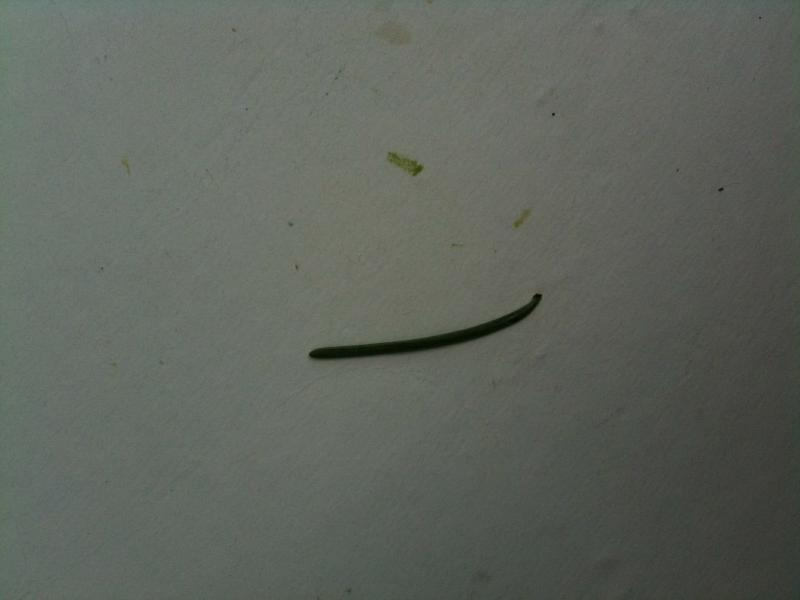
#> input picture dataset/images/field/abies_concolor/12995309740678.jpg, 800 x 600 px
$ python -i Segmentation.py   (imports and definitions only)
#> lines starting #> are read from the running program, lines starting #| are printed output that depends on the picture; after the words box and inside, x2 and y2 are one past the last pixel; in counts of white or black regions, pixels touching at a corner belong together
#> further down, picture is the input picture: shape (600, 800, 3); mean B, G, R 92.5, 99.9, 95.1
#segmentation methods
import cv2
import numpy as np
from FeatureExtraction import *

#function to perform preprocessing, segmentation, and normalisation of image
def segmentation(image):

    #get the image in the Hue Saturation Value scale, as this will be used to
    #get good thresholding results
    hsv_image = cv2.cvtColor(image, cv2.COLOR_BGR2HSV)
#> hsv_image: shape (600, 800, 3); mean H, S, V 49.6, 20.4, 99.9

    #obtain a greyscale copy of the colour image to store the saturation channel in
    saturationImage = cv2.cvtColor(image, cv2.COLOR_BGR2GRAY)

    #obtain a greyscale copy of the colour image to store the green channel in
    greenChannelImage = cv2.cvtColor(image, cv2.COLOR_BGR2GRAY)

    #store the saturation channel in the grayscale image created for this purpose
    cv2.mixChannels([hsv_image], [saturationImage], (1, 0))

    #store the green channel in the grayscale image created for this purpose
    cv2.mixChannels([image], [greenChannelImage], (1, 0))

    #perform the image thresholding using the hsv image for good results
    #automatic thresholding is used to ensure that a good threshold value is used
    #intensity levels are set to 0 or 1 depending on their relation to the threshold
    thresholdResult = cv2.threshold(saturationImage, 0, 1, cv2.THRESH_BINARY + cv2.THRESH_OTSU)
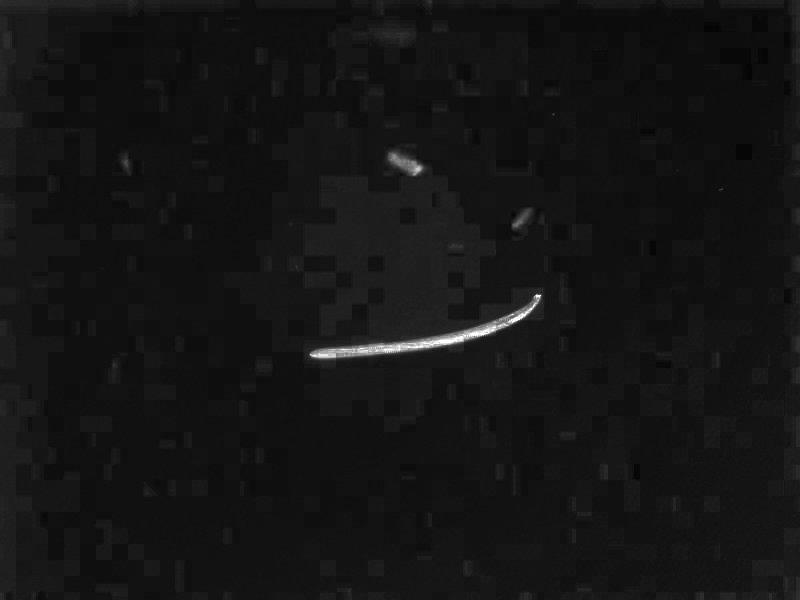
#> saturationImage: shape (600, 800); min 5, max 255, mean 20.4

    #use a median blur filter to remove any excess noise that arose from the thresholding step
    filteredImage = cv2.medianBlur(thresholdResult[1], 3)
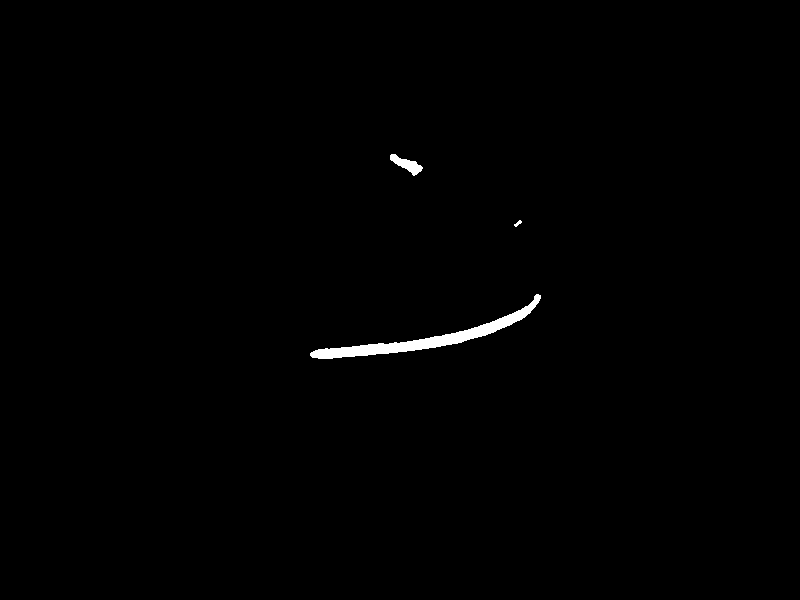
#> filteredImage: shape (600, 800); values 0 (black) and 1 (white), 0.58% white; 3 white regions, box (x1, y1, x2, y2) and area: (310, 294, 541, 359) 2424, (390, 154, 423, 176) 310, (514, 220, 522, 227) 27

    #find the points in the image belonging to the leaf (these are all non-zero)
    #and use them to determine the size of the smallest bounding rectangle
    leafPoints = cv2.findNonZero(filteredImage)
#> leafPoints = contour of 2761 points, box (x1, y1, x2, y2) (310, 154, 541, 359), area 24669
    rectangleInfo = cv2.boundingRect(leafPoints)
#> rectangleInfo = (310, 154, 231, 205)

    #black out the background, resulting in a grey leaf on a black background
    #this is done to better isolate and segment the region of interest
    segmentedImage = np.multiply(greenChannelImage, filteredImage)

    #crop the image using the bounding rectangle information to remove excess information
    #which does not contribute towards the classification (i.e. the background)
    croppedImage = segmentedImage[rectangleInfo[1]:rectangleInfo[1]+rectangleInfo[3], rectangleInfo[0]:rectangleInfo[0]+rectangleInfo[2]]
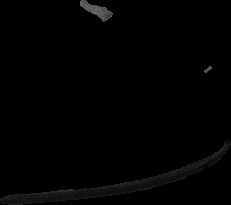
#> croppedImage: shape (205, 231); min 0, max 107, mean 1.8

    #resize the images so that they are all a standard size
    return cv2.resize(croppedImage, (200, 200))
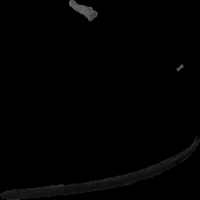
#> returned value: shape (200, 200); min 0, max 105, mean 1.8

>>> import cv2
>>> picture = cv2.imread('dataset/images/field/abies_concolor/12995309740678.jpg')
>>> result = segmentation(picture)

$ run again, on dataset/images/field/abies_concolor/12995309741404.jpg
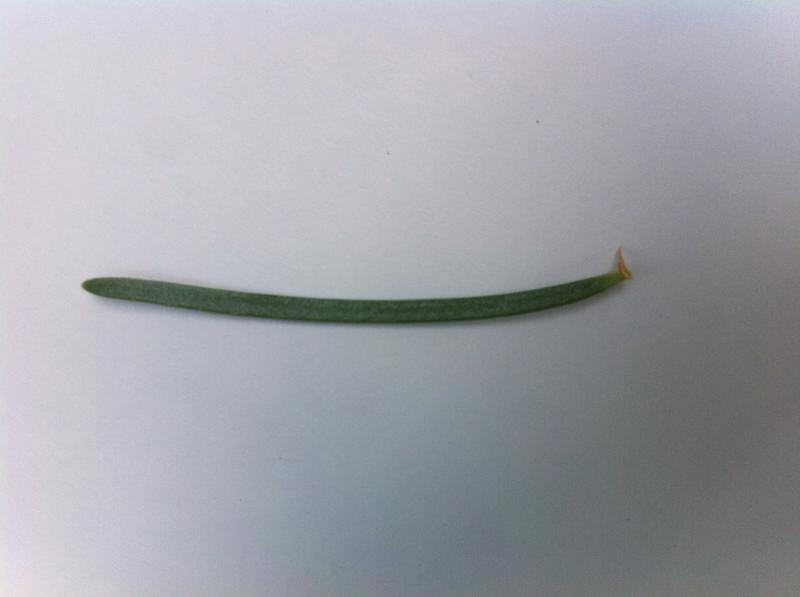
#> input picture dataset/images/field/abies_concolor/12995309741404.jpg, 800 x 597 px
#> picture is the input picture: shape (597, 800, 3); mean B, G, R 169.9, 163.1, 162.1
#> hsv_image: shape (597, 800, 3); mean H, S, V 113.8, 16.3, 170.5
#> in segmentation, `filteredImage = cv2.medianBlur(thresholdResult[1], 3)`:
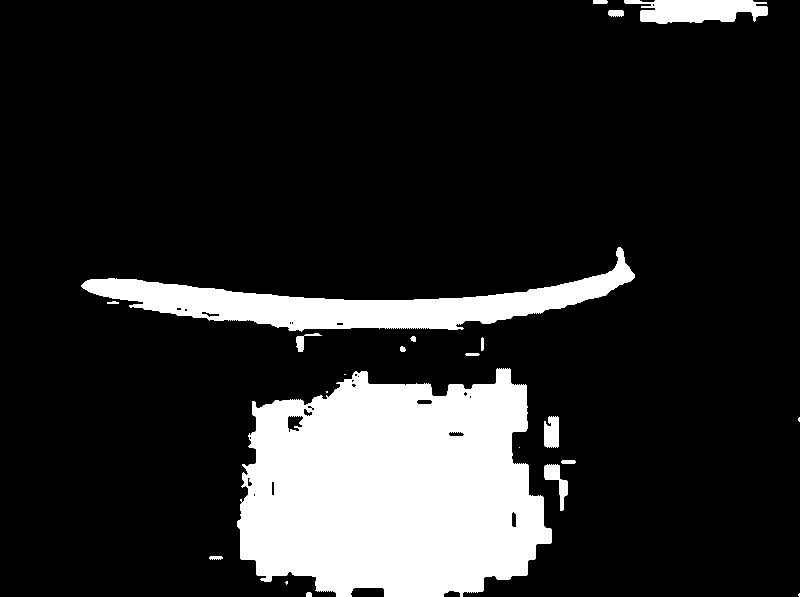
#> filteredImage: shape (597, 800); values 0 (black) and 1 (white), 15.6% white; 22 white regions (6 under 20 px), largest, box (x1, y1, x2, y2) and area: (237, 368, 552, 597) 55855, (81, 247, 635, 332) 14788, (624, 0, 768, 24) 2495
#> leafPoints = contour of 74643 points, box (x1, y1, x2, y2) (81, 0, 800, 597), area 109238
#> rectangleInfo = (81, 0, 719, 597)
#> in segmentation, `return cv2.resize(croppedImage, (200, 200))`:
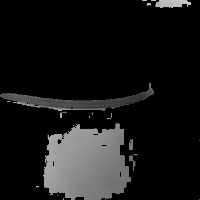
#> returned value: shape (200, 200); min 0, max 201, mean 22.5
